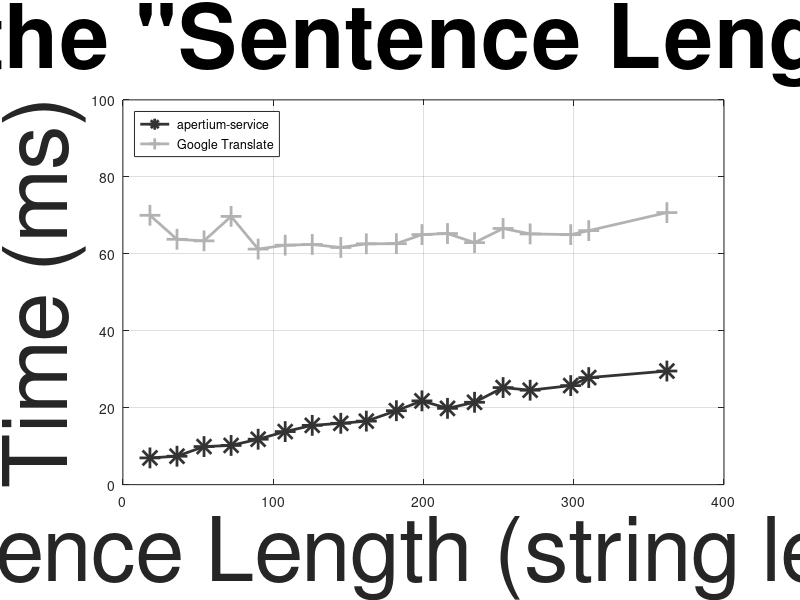

Write the MATLAB code that produced this figure. (Note: this script raises an error after producing the figure.)
len = [18, 36, 54, 72, 90, 108, 126, 145, 162, 182, 199, 216, 234, 253, 271, 298, 310, 362];
msa = [1780, 1892, 2534, 2609, 3023, 3531, 3945, 4082, 4227, 4920, 5575, 5077, 5481, 6458, 6284, 6591, 7122, 7560] ./ 256;
msg = [17921, 16325, 16222, 17848, 15674, 15933, 15981, 15780, 16024, 16035, 16639, 16707, 16104, 17044, 16684, 16635, 16901, 18101] ./ 256;

threads = [1, 2, 3, 4, 5, 6, 7, 8];
msat = [7416, 3914, 2844, 2802, 3574, 4697, 5178, 5198] ./ 256;
msgt = [16495, 8257, 6001, 4516, 3724, 2817, 2411, 2085] ./ 256;

set(0, "Defaulttextfontsize", 64);

plot(len, msa, '-*; apertium-service;', 'linewidth', 2, 'markersize', 15, 'color', [0.2, 0.2, 0.2],
	len, msg, '-+; Google Translate;', 'linewidth', 2, 'markersize', 15, 'color', [0.7, 0.7, 0.7]);

title ('Comparison in the "Sentence Length - Time" space', 'FontSize', 64);
xlabel ('Sentence Length (string length)', 'FontSize', 64);
ylabel ('Time (ms)', 'FontSize', 64);
legend ('location', 'northwest');
legend ('boxon');

grid ('on');
ylim([0, 100]);

print('lentime.png', '-dpng', '-F:64');

replot;

plot(threads, msat, '-*; apertium-service;', 'linewidth', 2, 'markersize', 15, 'color', [0.2, 0.2, 0.2],
	threads, msgt, '-+; Google Translate;', 'linewidth', 2, 'markersize', 15, 'color', [0.7, 0.7, 0.7]);

title ('Comparison in the "Concurrent Requests - Time" space', 'FontSize', 64);
xlabel ('Concurrent Requests (num)', 'FontSize', 64);
ylabel ('Time (ms)', 'FontSize', 64);
legend ('location', 'northwest');
legend ('boxon');

grid ('on');
ylim([0, 100]);

print('threadstime.png', '-dpng', '-F:64');

replot;
